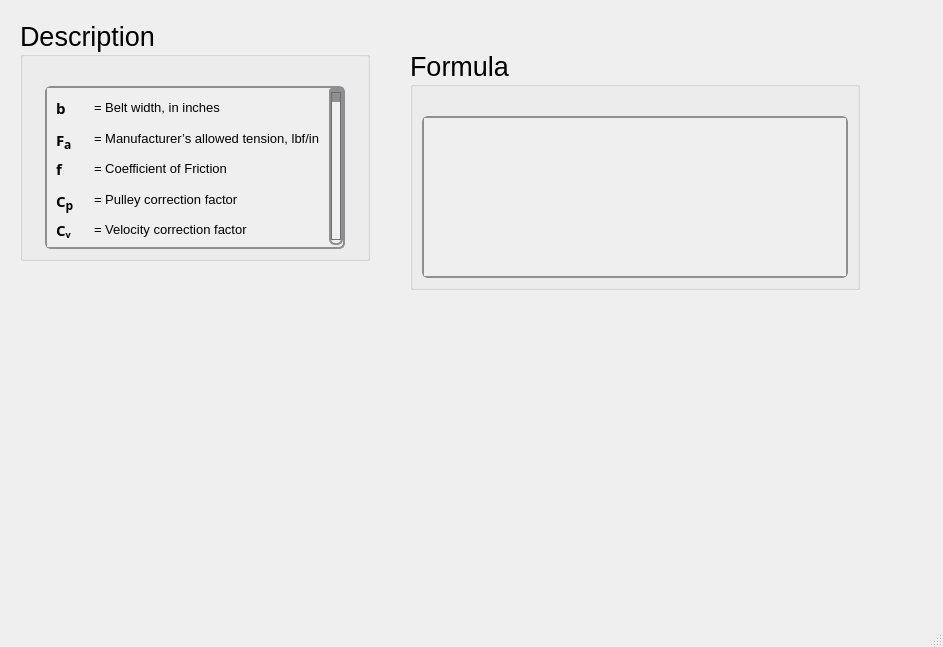
<?xml version="1.0" encoding="UTF-8"?>
<ui version="4.0">
 <class>MainWindow</class>
 <widget class="QMainWindow" name="MainWindow">
  <property name="geometry">
   <rect>
    <x>0</x>
    <y>0</y>
    <width>943</width>
    <height>647</height>
   </rect>
  </property>
  <property name="windowTitle">
   <string>MainWindow</string>
  </property>
  <widget class="QWidget" name="centralwidget">
   <widget class="QGroupBox" name="groupBox_112">
    <property name="geometry">
     <rect>
      <x>20</x>
      <y>20</y>
      <width>350</width>
      <height>241</height>
     </rect>
    </property>
    <property name="sizePolicy">
     <sizepolicy hsizetype="Minimum" vsizetype="Minimum">
      <horstretch>0</horstretch>
      <verstretch>0</verstretch>
     </sizepolicy>
    </property>
    <property name="minimumSize">
     <size>
      <width>350</width>
      <height>0</height>
     </size>
    </property>
    <property name="maximumSize">
     <size>
      <width>350</width>
      <height>241</height>
     </size>
    </property>
    <property name="font">
     <font>
      <family>Segoe UI</family>
      <pointsize>20</pointsize>
      <weight>50</weight>
      <italic>false</italic>
      <bold>false</bold>
     </font>
    </property>
    <property name="title">
     <string>Description</string>
    </property>
    <layout class="QGridLayout" name="gridLayout_236">
     <item row="1" column="0">
      <widget class="QScrollArea" name="scrollArea_30">
       <property name="sizePolicy">
        <sizepolicy hsizetype="Minimum" vsizetype="Minimum">
         <horstretch>0</horstretch>
         <verstretch>0</verstretch>
        </sizepolicy>
       </property>
       <property name="maximumSize">
        <size>
         <width>300</width>
         <height>361</height>
        </size>
       </property>
       <property name="font">
        <font>
         <family>Segoe UI</family>
         <pointsize>15</pointsize>
         <weight>50</weight>
         <italic>false</italic>
         <bold>false</bold>
        </font>
       </property>
       <property name="styleSheet">
        <string notr="true">QScrollArea {
    background: qlineargradient(x1:0, y1:0, x2:0, y2:1,
                               stop:0 #f6f7fa, stop:1 #dadbde);
    border: 2px solid #8f8f91;
    border-radius: 6px;
}

QScrollArea QScrollBar:vertical, QScrollArea QScrollBar:horizontal {
    background: qlineargradient(x1:0, y1:0, x2:0, y2:1,
                               stop:0 #f6f7fa, stop:1 #dadbde);
    border: 2px solid #8f8f91;
    border-radius: 6px;
    width: 14px;
    height: 14px;
    margin: 2px 0 2px 0;
}

/* Completely remove the bottom button of the vertical scrollbar */
QScrollArea QScrollBar::add-line:vertical {
    height: 0px;
    width: 0px;
    border: none;
    background: none;
    margin: 0px;
    padding: 0px;
}

QScrollArea QScrollBar::handle:vertical, QScrollArea QScrollBar::handle:horizontal {
    background: qlineargradient(x1:0, y1:0, x2:0, y2:1,
                               stop:0 #8f8f91, stop:1 #6f6f71);
    min-height: 20px;
    border-radius: 6px;
    border: 1px solid #6f6f71;
}

QScrollArea QScrollBar::handle:vertical:hover, QScrollArea QScrollBar::handle:horizontal:hover {
    background: qlineargradient(x1:0, y1:0, x2:0, y2:1,
                               stop:0 #6f6f71, stop:1 #4f4f51);
    border: 1px solid #4f4f51;
}

QScrollArea QScrollBar::sub-line:vertical, QScrollArea QScrollBar::add-line:horizontal, QScrollArea QScrollBar::sub-line:horizontal {
    background: #8f8f91;
    border: none;
    border-radius: 3px;
    height: 14px;
    width: 14px;
    subcontrol-origin: margin;
}

QScrollArea QScrollBar::sub-line:vertical:hover, QScrollArea QScrollBar::add-line:horizontal:hover, QScrollArea QScrollBar::sub-line:horizontal:hover {
    background: #6f6f71;
}

QScrollArea QScrollBar::add-page:vertical, QScrollArea QScrollBar::sub-page:vertical,
QScrollArea QScrollBar::add-page:horizontal, QScrollArea QScrollBar::sub-page:horizontal {
    background: transparent;
}
</string>
       </property>
       <property name="verticalScrollBarPolicy">
        <enum>Qt::ScrollBarAsNeeded</enum>
       </property>
       <property name="horizontalScrollBarPolicy">
        <enum>Qt::ScrollBarAlwaysOff</enum>
       </property>
       <property name="widgetResizable">
        <bool>true</bool>
       </property>
       <widget class="QWidget" name="scrollAreaWidgetContents_30">
        <property name="geometry">
         <rect>
          <x>0</x>
          <y>0</y>
          <width>282</width>
          <height>162</height>
         </rect>
        </property>
        <layout class="QGridLayout" name="gridLayout_100">
         <item row="0" column="0">
          <widget class="QLabel" name="label_87">
           <property name="font">
            <font>
             <family>Segoe UI Variable Text Semibold</family>
             <pointsize>11</pointsize>
             <weight>75</weight>
             <bold>true</bold>
            </font>
           </property>
           <property name="text">
            <string>&lt;html&gt;&lt;head/&gt;&lt;body&gt;&lt;p&gt;b&lt;/p&gt;&lt;/body&gt;&lt;/html&gt;</string>
           </property>
          </widget>
         </item>
         <item row="1" column="0">
          <widget class="QLabel" name="label_88">
           <property name="font">
            <font>
             <family>Segoe UI Variable Small Semibol</family>
             <pointsize>11</pointsize>
             <weight>75</weight>
             <bold>true</bold>
            </font>
           </property>
           <property name="text">
            <string>&lt;html&gt;&lt;head/&gt;&lt;body&gt;&lt;p&gt;F&lt;span style=&quot; font-size:14pt; vertical-align:sub;&quot;&gt;a&lt;/span&gt;&lt;/p&gt;&lt;/body&gt;&lt;/html&gt;</string>
           </property>
          </widget>
         </item>
         <item row="1" column="1">
          <widget class="QLabel" name="htext_440">
           <property name="font">
            <font>
             <pointsize>10</pointsize>
            </font>
           </property>
           <property name="text">
            <string>&lt;html&gt;&lt;head/&gt;&lt;body&gt;&lt;p&gt;= Manufacturer’s allowed tension, lbf/in&lt;/p&gt;&lt;/body&gt;&lt;/html&gt;</string>
           </property>
          </widget>
         </item>
         <item row="2" column="0">
          <widget class="QLabel" name="label_89">
           <property name="font">
            <font>
             <family>Segoe UI Variable Small Semibol</family>
             <pointsize>11</pointsize>
             <weight>75</weight>
             <bold>true</bold>
            </font>
           </property>
           <property name="text">
            <string>&lt;html&gt;&lt;head/&gt;&lt;body&gt;&lt;p&gt;f&lt;/p&gt;&lt;/body&gt;&lt;/html&gt;</string>
           </property>
          </widget>
         </item>
         <item row="2" column="1">
          <widget class="QLabel" name="htext_441">
           <property name="font">
            <font>
             <family>MS Shell Dlg 2</family>
             <pointsize>10</pointsize>
             <weight>50</weight>
             <italic>false</italic>
             <bold>false</bold>
            </font>
           </property>
           <property name="text">
            <string>&lt;html&gt;&lt;head/&gt;&lt;body&gt;&lt;p&gt;= Coefficient of Friction&lt;/p&gt;&lt;/body&gt;&lt;/html&gt;</string>
           </property>
          </widget>
         </item>
         <item row="0" column="1">
          <widget class="QLabel" name="htext_439">
           <property name="font">
            <font>
             <family>MS Shell Dlg 2</family>
             <pointsize>10</pointsize>
            </font>
           </property>
           <property name="text">
            <string>&lt;html&gt;&lt;head/&gt;&lt;body&gt;&lt;p&gt;= Belt width, in inches&lt;/p&gt;&lt;/body&gt;&lt;/html&gt;</string>
           </property>
          </widget>
         </item>
         <item row="3" column="0">
          <widget class="QLabel" name="label_90">
           <property name="font">
            <font>
             <family>Segoe UI Variable Small Semibol</family>
             <pointsize>11</pointsize>
             <weight>75</weight>
             <bold>true</bold>
            </font>
           </property>
           <property name="text">
            <string>&lt;html&gt;&lt;head/&gt;&lt;body&gt;&lt;p&gt;C&lt;span style=&quot; font-size:14pt; vertical-align:sub;&quot;&gt;p&lt;/span&gt;&lt;/p&gt;&lt;/body&gt;&lt;/html&gt;</string>
           </property>
          </widget>
         </item>
         <item row="4" column="0">
          <widget class="QLabel" name="label_91">
           <property name="font">
            <font>
             <family>Segoe UI Variable Small Semibol</family>
             <pointsize>11</pointsize>
             <weight>75</weight>
             <bold>true</bold>
            </font>
           </property>
           <property name="text">
            <string>&lt;html&gt;&lt;head/&gt;&lt;body&gt;&lt;p&gt;C&lt;span style=&quot; vertical-align:sub;&quot;&gt;v&lt;/span&gt;&lt;/p&gt;&lt;/body&gt;&lt;/html&gt;</string>
           </property>
          </widget>
         </item>
         <item row="4" column="1">
          <widget class="QLabel" name="htext_443">
           <property name="font">
            <font>
             <pointsize>10</pointsize>
            </font>
           </property>
           <property name="text">
            <string>&lt;html&gt;&lt;head/&gt;&lt;body&gt;&lt;p&gt;= Velocity correction factor&lt;/p&gt;&lt;/body&gt;&lt;/html&gt;</string>
           </property>
          </widget>
         </item>
         <item row="3" column="1">
          <widget class="QLabel" name="htext_442">
           <property name="font">
            <font>
             <pointsize>10</pointsize>
            </font>
           </property>
           <property name="text">
            <string>&lt;html&gt;&lt;head/&gt;&lt;body&gt;&lt;p&gt;= Pulley correction factor&lt;/p&gt;&lt;/body&gt;&lt;/html&gt;</string>
           </property>
          </widget>
         </item>
        </layout>
       </widget>
      </widget>
     </item>
     <item row="0" column="0">
      <spacer name="verticalSpacer_112">
       <property name="orientation">
        <enum>Qt::Vertical</enum>
       </property>
       <property name="sizeType">
        <enum>QSizePolicy::Fixed</enum>
       </property>
       <property name="sizeHint" stdset="0">
        <size>
         <width>20</width>
         <height>20</height>
        </size>
       </property>
      </spacer>
     </item>
    </layout>
   </widget>
   <widget class="QGroupBox" name="groupBox_111">
    <property name="geometry">
     <rect>
      <x>410</x>
      <y>50</y>
      <width>450</width>
      <height>240</height>
     </rect>
    </property>
    <property name="sizePolicy">
     <sizepolicy hsizetype="Minimum" vsizetype="Minimum">
      <horstretch>0</horstretch>
      <verstretch>0</verstretch>
     </sizepolicy>
    </property>
    <property name="minimumSize">
     <size>
      <width>450</width>
      <height>0</height>
     </size>
    </property>
    <property name="maximumSize">
     <size>
      <width>450</width>
      <height>241</height>
     </size>
    </property>
    <property name="font">
     <font>
      <family>Segoe UI</family>
      <pointsize>20</pointsize>
      <weight>50</weight>
      <italic>false</italic>
      <bold>false</bold>
     </font>
    </property>
    <property name="title">
     <string>Formula</string>
    </property>
    <layout class="QGridLayout" name="gridLayout_237">
     <item row="1" column="0">
      <widget class="QScrollArea" name="scrollArea_31">
       <property name="sizePolicy">
        <sizepolicy hsizetype="Minimum" vsizetype="Minimum">
         <horstretch>0</horstretch>
         <verstretch>0</verstretch>
        </sizepolicy>
       </property>
       <property name="font">
        <font>
         <family>Segoe UI</family>
         <pointsize>15</pointsize>
         <weight>50</weight>
         <italic>false</italic>
         <bold>false</bold>
        </font>
       </property>
       <property name="styleSheet">
        <string notr="true">QScrollArea {
    background: qlineargradient(x1:0, y1:0, x2:0, y2:1,
                               stop:0 #f6f7fa, stop:1 #dadbde);
    border: 2px solid #8f8f91;
    border-radius: 6px;
}

QScrollArea QScrollBar:vertical, QScrollArea QScrollBar:horizontal {
    background: qlineargradient(x1:0, y1:0, x2:0, y2:1,
                               stop:0 #f6f7fa, stop:1 #dadbde);
    border: 2px solid #8f8f91;
    border-radius: 6px;
    width: 14px;
    height: 14px;
    margin: 2px 0 2px 0;
}

/* Completely remove the bottom button of the vertical scrollbar */
QScrollArea QScrollBar::add-line:vertical {
    height: 0px;
    width: 0px;
    border: none;
    background: none;
    margin: 0px;
    padding: 0px;
}

QScrollArea QScrollBar::handle:vertical, QScrollArea QScrollBar::handle:horizontal {
    background: qlineargradient(x1:0, y1:0, x2:0, y2:1,
                               stop:0 #8f8f91, stop:1 #6f6f71);
    min-height: 20px;
    border-radius: 6px;
    border: 1px solid #6f6f71;
}

QScrollArea QScrollBar::handle:vertical:hover, QScrollArea QScrollBar::handle:horizontal:hover {
    background: qlineargradient(x1:0, y1:0, x2:0, y2:1,
                               stop:0 #6f6f71, stop:1 #4f4f51);
    border: 1px solid #4f4f51;
}

QScrollArea QScrollBar::sub-line:vertical, QScrollArea QScrollBar::add-line:horizontal, QScrollArea QScrollBar::sub-line:horizontal {
    background: #8f8f91;
    border: none;
    border-radius: 3px;
    height: 14px;
    width: 14px;
    subcontrol-origin: margin;
}

QScrollArea QScrollBar::sub-line:vertical:hover, QScrollArea QScrollBar::add-line:horizontal:hover, QScrollArea QScrollBar::sub-line:horizontal:hover {
    background: #6f6f71;
}

QScrollArea QScrollBar::add-page:vertical, QScrollArea QScrollBar::sub-page:vertical,
QScrollArea QScrollBar::add-page:horizontal, QScrollArea QScrollBar::sub-page:horizontal {
    background: transparent;
}
</string>
       </property>
       <property name="verticalScrollBarPolicy">
        <enum>Qt::ScrollBarAsNeeded</enum>
       </property>
       <property name="widgetResizable">
        <bool>true</bool>
       </property>
       <widget class="QWidget" name="scrollAreaWidgetContents_31">
        <property name="geometry">
         <rect>
          <x>0</x>
          <y>0</y>
          <width>422</width>
          <height>146</height>
         </rect>
        </property>
        <layout class="QGridLayout" name="gridLayout_238">
         <item row="0" column="0">
          <widget class="QLabel" name="htext_437">
           <property name="font">
            <font>
             <family>MS Shell Dlg 2</family>
             <pointsize>11</pointsize>
             <weight>50</weight>
             <italic>false</italic>
             <bold>false</bold>
            </font>
           </property>
           <property name="text">
            <string>&lt;html&gt;&lt;head/&gt;&lt;body&gt;&lt;p&gt;&lt;img src=&quot;:/desc/images/f1a belt.png&quot;/&gt;&lt;/p&gt;&lt;/body&gt;&lt;/html&gt;</string>
           </property>
           <property name="scaledContents">
            <bool>true</bool>
           </property>
          </widget>
         </item>
        </layout>
       </widget>
      </widget>
     </item>
     <item row="0" column="0">
      <spacer name="verticalSpacer_113">
       <property name="orientation">
        <enum>Qt::Vertical</enum>
       </property>
       <property name="sizeType">
        <enum>QSizePolicy::Fixed</enum>
       </property>
       <property name="sizeHint" stdset="0">
        <size>
         <width>20</width>
         <height>20</height>
        </size>
       </property>
      </spacer>
     </item>
    </layout>
   </widget>
  </widget>
  <widget class="QMenuBar" name="menubar">
   <property name="geometry">
    <rect>
     <x>0</x>
     <y>0</y>
     <width>943</width>
     <height>24</height>
    </rect>
   </property>
  </widget>
  <widget class="QStatusBar" name="statusbar"/>
 </widget>
 <resources/>
 <connections/>
</ui>
